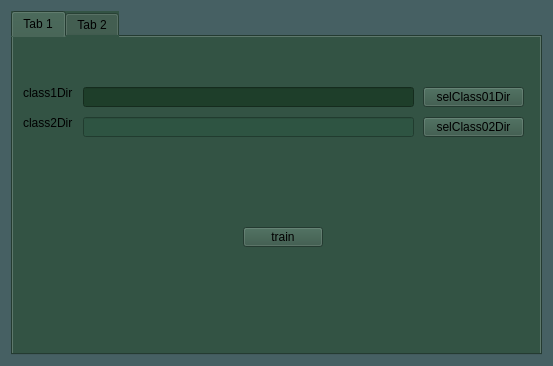
<?xml version="1.0" encoding="UTF-8"?>
<ui version="4.0">
 <class>FormClassify</class>
 <widget class="QWidget" name="FormClassify">
  <property name="geometry">
   <rect>
    <x>0</x>
    <y>0</y>
    <width>553</width>
    <height>366</height>
   </rect>
  </property>
  <property name="windowTitle">
   <string>Form</string>
  </property>
  <property name="styleSheet">
   <string notr="true">background-color: rgb(70, 96, 99);</string>
  </property>
  <layout class="QVBoxLayout" name="verticalLayout">
   <item>
    <widget class="QTabWidget" name="tabWidget">
     <property name="styleSheet">
      <string notr="true">background-color: rgb(51, 83, 68);</string>
     </property>
     <property name="currentIndex">
      <number>0</number>
     </property>
     <widget class="QWidget" name="tab">
      <attribute name="title">
       <string>Tab 1</string>
      </attribute>
      <widget class="QPushButton" name="selClass01Dir">
       <property name="geometry">
        <rect>
         <x>410</x>
         <y>50</y>
         <width>101</width>
         <height>20</height>
        </rect>
       </property>
       <property name="text">
        <string>selClass01Dir</string>
       </property>
      </widget>
      <widget class="QLineEdit" name="lineEdit">
       <property name="geometry">
        <rect>
         <x>70</x>
         <y>50</y>
         <width>331</width>
         <height>20</height>
        </rect>
       </property>
       <property name="styleSheet">
        <string notr="true">background-color: rgb(30, 62, 42);
color: rgb(255, 255, 255);</string>
       </property>
      </widget>
      <widget class="QLineEdit" name="lineEdit_2">
       <property name="geometry">
        <rect>
         <x>70</x>
         <y>80</y>
         <width>331</width>
         <height>20</height>
        </rect>
       </property>
       <property name="styleSheet">
        <string notr="true">background-color: rgb(46, 84, 66);
color: rgb(255, 255, 255);</string>
       </property>
      </widget>
      <widget class="QPushButton" name="selClass02Dir">
       <property name="geometry">
        <rect>
         <x>410</x>
         <y>80</y>
         <width>101</width>
         <height>20</height>
        </rect>
       </property>
       <property name="text">
        <string>selClass02Dir</string>
       </property>
      </widget>
      <widget class="QPushButton" name="train">
       <property name="geometry">
        <rect>
         <x>230</x>
         <y>190</y>
         <width>80</width>
         <height>20</height>
        </rect>
       </property>
       <property name="text">
        <string>train</string>
       </property>
      </widget>
      <widget class="QLabel" name="label">
       <property name="geometry">
        <rect>
         <x>10</x>
         <y>50</y>
         <width>54</width>
         <height>12</height>
        </rect>
       </property>
       <property name="text">
        <string>class1Dir</string>
       </property>
      </widget>
      <widget class="QLabel" name="label_2">
       <property name="geometry">
        <rect>
         <x>10</x>
         <y>80</y>
         <width>54</width>
         <height>12</height>
        </rect>
       </property>
       <property name="text">
        <string>class2Dir</string>
       </property>
      </widget>
     </widget>
     <widget class="QWidget" name="tab_2">
      <attribute name="title">
       <string>Tab 2</string>
      </attribute>
      <widget class="QPushButton" name="selTestDir">
       <property name="geometry">
        <rect>
         <x>440</x>
         <y>70</y>
         <width>80</width>
         <height>20</height>
        </rect>
       </property>
       <property name="text">
        <string>selTestDir</string>
       </property>
      </widget>
      <widget class="QLineEdit" name="lineEdit_3">
       <property name="geometry">
        <rect>
         <x>90</x>
         <y>70</y>
         <width>321</width>
         <height>20</height>
        </rect>
       </property>
      </widget>
      <widget class="QPushButton" name="test">
       <property name="geometry">
        <rect>
         <x>200</x>
         <y>160</y>
         <width>80</width>
         <height>20</height>
        </rect>
       </property>
       <property name="text">
        <string>test</string>
       </property>
      </widget>
      <widget class="QLabel" name="selTestDir_2">
       <property name="geometry">
        <rect>
         <x>10</x>
         <y>70</y>
         <width>71</width>
         <height>16</height>
        </rect>
       </property>
       <property name="text">
        <string>selTestDir</string>
       </property>
      </widget>
     </widget>
    </widget>
   </item>
  </layout>
 </widget>
 <resources/>
 <connections/>
</ui>
